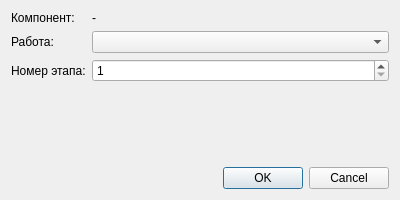
<?xml version="1.0" encoding="UTF-8"?>
<ui version="4.0">
 <class>DialogPlanStage</class>
 <widget class="QDialog" name="DialogPlanStage">
  <property name="geometry">
   <rect>
    <x>0</x>
    <y>0</y>
    <width>400</width>
    <height>200</height>
   </rect>
  </property>
  <property name="windowTitle">
   <string>Стадия изготовления</string>
  </property>
  <layout class="QVBoxLayout" name="verticalLayout">
   <item>
    <layout class="QFormLayout" name="formLayout">
     <item row="0" column="0">
      <widget class="QLabel" name="label_component_type">
       <property name="text">
        <string>Компонент:</string>
       </property>
      </widget>
     </item>
     <item row="0" column="1">
      <widget class="QLabel" name="label_component_type_name">
       <property name="text">
        <string>-</string>
       </property>
      </widget>
     </item>
     <item row="1" column="0">
      <widget class="QLabel" name="label_work">
       <property name="text">
        <string>Работа:</string>
       </property>
      </widget>
     </item>
     <item row="1" column="1">
      <widget class="QComboBox" name="comboBox_work"/>
     </item>
     <item row="2" column="0">
      <widget class="QLabel" name="label_stage_num">
       <property name="text">
        <string>Номер этапа:</string>
       </property>
      </widget>
     </item>
     <item row="2" column="1">
      <widget class="QSpinBox" name="spinBox_stage_num">
       <property name="minimum">
        <number>1</number>
       </property>
       <property name="maximum">
        <number>99</number>
       </property>
       <property name="value">
        <number>1</number>
       </property>
      </widget>
     </item>
    </layout>
   </item>
   <item>
    <widget class="QDialogButtonBox" name="buttonBox">
     <property name="standardButtons">
      <set>QDialogButtonBox::Cancel|QDialogButtonBox::Ok</set>
     </property>
    </widget>
   </item>
  </layout>
 </widget>
 <resources/>
 <connections>
  <connection>
   <sender>buttonBox</sender>
   <signal>accepted()</signal>
   <receiver>DialogPlanStage</receiver>
   <slot>accept()</slot>
  </connection>
  <connection>
   <sender>buttonBox</sender>
   <signal>rejected()</signal>
   <receiver>DialogPlanStage</receiver>
   <slot>reject()</slot>
  </connection>
 </connections>
</ui>
